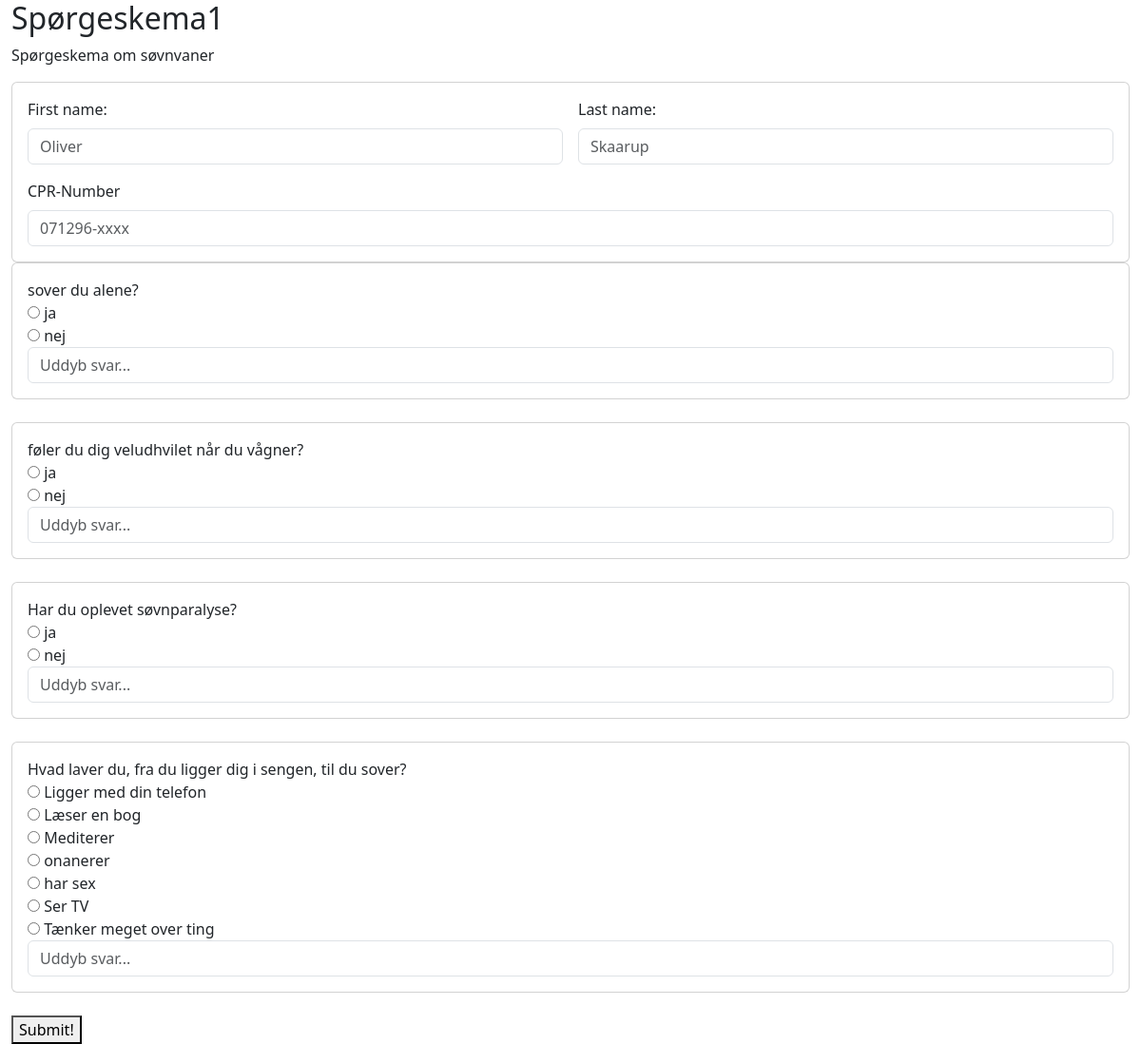
/survey, run on an earlier commit of the app's database.
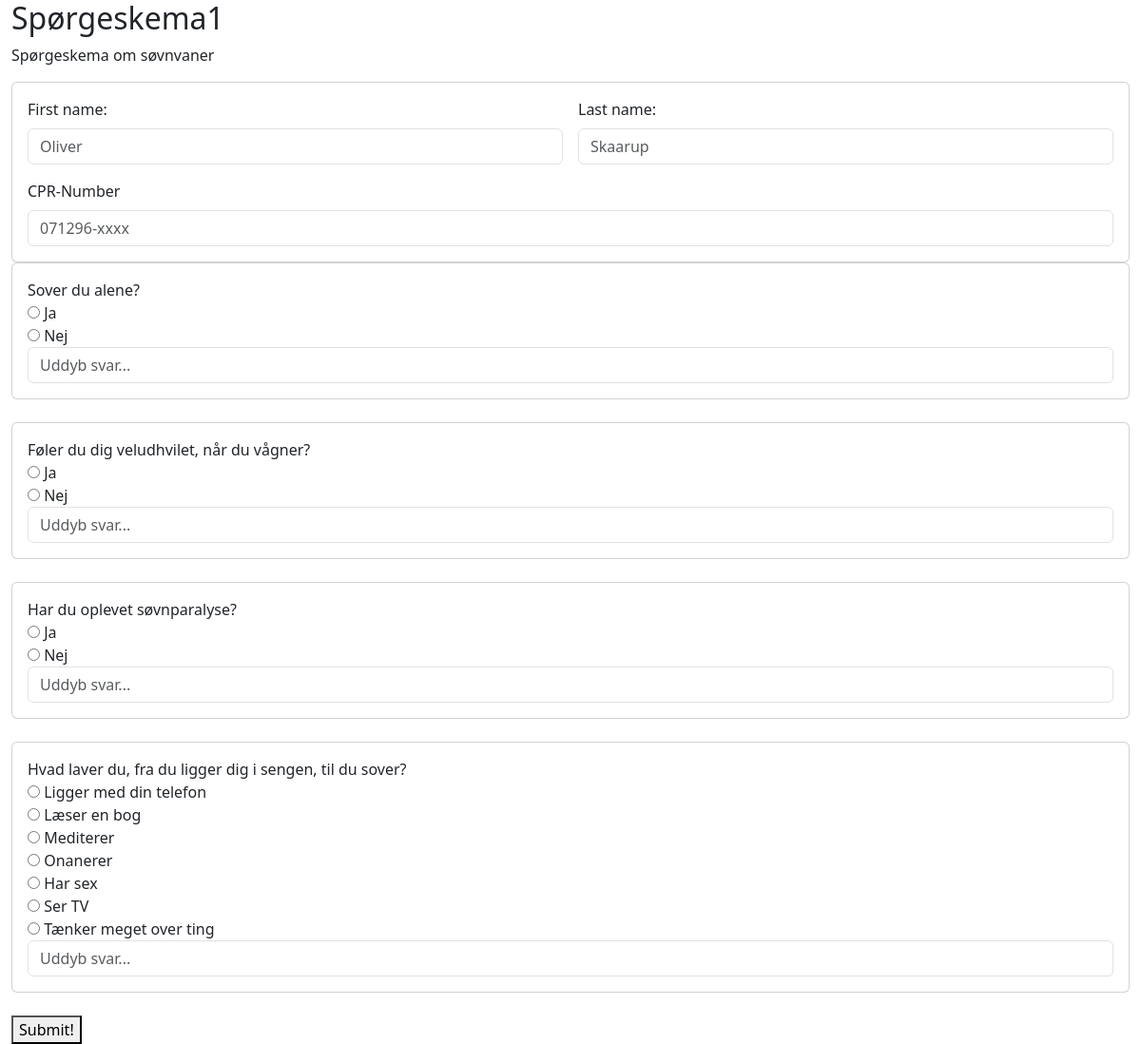
And on a later commit of the database.
### app.py (models this page shows)
class Survey(db.Model):
    id = db.Column(db.Integer, primary_key=True)
    title = db.Column(db.String(250), nullable=False)
    desc = db.Column(db.Text)
    questions = db.relationship('Question', backref='survey', cascade="all, delete-orphan")
    responses = db.relationship('Response', backref='survey', cascade="all, delete-orphan")

class Question(db.Model):
    id = db.Column(db.Integer, primary_key=True)
    surveyid = db.Column(db.Integer,db.ForeignKey('survey.id'), nullable=False)
    text = db.Column(db.String(500), nullable=False)
    choices = db.relationship('Choice', backref='question', cascade="all, delete-orphan")

class Choice(db.Model):
    id = db.Column(db.Integer, primary_key=True)
    questionid = db.Column(db.Integer,db.ForeignKey('question.id'), nullable=False)
    text = db.Column(db.String(500), nullable=False)

### app.py (the view, shortened to what this page needs)
@app.route("/survey", methods = ["GET", "POST"])
def survey():
    survey = Survey.query.get_or_404(1)
    return render_template("survey.html", survey=survey)

### templates/survey.html (shortened to what this page needs)
{% extends "layout.html" %}
{% block content %}
<form action="{{url_for("survey")}}" method="POST">
<h2>{{ survey.title }}</h2>
<p>{{ survey.desc }}</p>
<div class="card">
    <div class="card-body">
        <div class="row g-3">
            <div class="col-md-6">
                <label for="firstname" class="form-label">First name:</label>
                <input type="text" class="form-control" id="firstname" name="firstname" placeholder="Oliver" required>
            </div>
            <div class="col-md-6">
                <label for="lastname" class="form-label">Last name:</label>
                <input type="text" class="form-control" id="lastname" name="lastname" placeholder="Skaarup" required>
            </div>
            <div class="col-12">
                <label for="CPR-number" class="form-label">CPR-Number</label>
                <input type="text" class="form-control" id="CPR-number" name="cpr" placeholder="071296-xxxx" required>
            </div>
        </div>
    </div>
</div>
{% for question in survey.questions %}
    <div class="card">
        <div class="card-body">
            <label>{{question.text}}</label> <br>
            {% for choice in question.choices %}
                <label>
                    <input type="radio" name="question_{{question.id}}" value="{{choice.id}}" required>
                    {{choice.text}}
                </label> <br>
            {% endfor %}
            <input type="text" class="form-control" name="question_{{question.id}}_uddyb" placeholder="Uddyb svar...">
        </div>
    </div>
    <br>
{% endfor %}
<button type="submit">Submit!</button>
</form>
{% endblock %}

### templates/layout.html (shortened to what this page needs)
<!DOCTYPE html>
<html>
<head>
    <link href="https://cdn.jsdelivr.net/npm/bootstrap@5.3.3/dist/css/bootstrap.min.css" rel="stylesheet"
>
</head>
<body>
    <div class="container-fluid">
        {% block content %}
        {% endblock %}
    </div>
</body>
</html>

What changed in the data, as far as the page shows it:
changed Question: text "sover du alene?" → "Sover du alene?"
changed Choice (number 1 of 13 on the later page): id "☐ ja" → "☐ Ja"; text "ja" → "Ja"
changed Choice (number 2 of 13 on the later page): id "☐ nej" → "☐ Nej"; text "nej" → "Nej"
changed Question: text "føler du dig veludhvilet når du vågner?" → "Føler du dig veludhvilet, når du vågner?"
changed Choice (number 3 of 13 on the later page): id "☐ ja" → "☐ Ja"; text "ja" → "Ja"
changed Choice (number 4 of 13 on the later page): id "☐ nej" → "☐ Nej"; text "nej" → "Nej"
changed Choice (number 5 of 13 on the later page): id "☐ ja" → "☐ Ja"; text "ja" → "Ja"
changed Choice (number 6 of 13 on the later page): id "☐ nej" → "☐ Nej"; text "nej" → "Nej"
changed Choice: id "☐ onanerer" → "☐ Onanerer"; text "onanerer" → "Onanerer"
changed Choice: id "☐ har sex" → "☐ Har sex"; text "har sex" → "Har sex"
